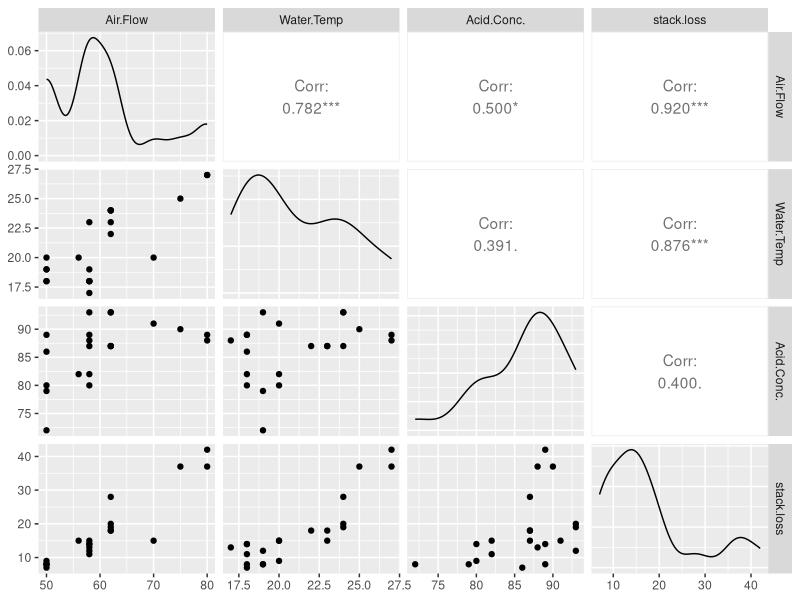

R code for this plot:
## ---- chunk 1
options(scipen=999)
knitr::opts_chunk$set(
  message = FALSE,
  warning = FALSE
)

library(GGally)
data(stackloss)
y <- stackloss[, 4]
x1 <- stackloss[, 1]
x2 <- stackloss[, 2]
x3 <- stackloss[, 3]
## ---- chunk 2
ggpairs(stackloss)
## ---- chunk 3
lm.1 <- lm(y ~ x1 + x2 + x3)

s.1 <- summary(lm.1)
s.1
## ---- chunk 4
# Add column of 1 values for intercept
X <- as.matrix(cbind(1, x1, x2, x3))
y <- as.matrix(y)

beta_hat <- solve(t(X) %*% X) %*% (t(X) %*% y)
beta_hat
